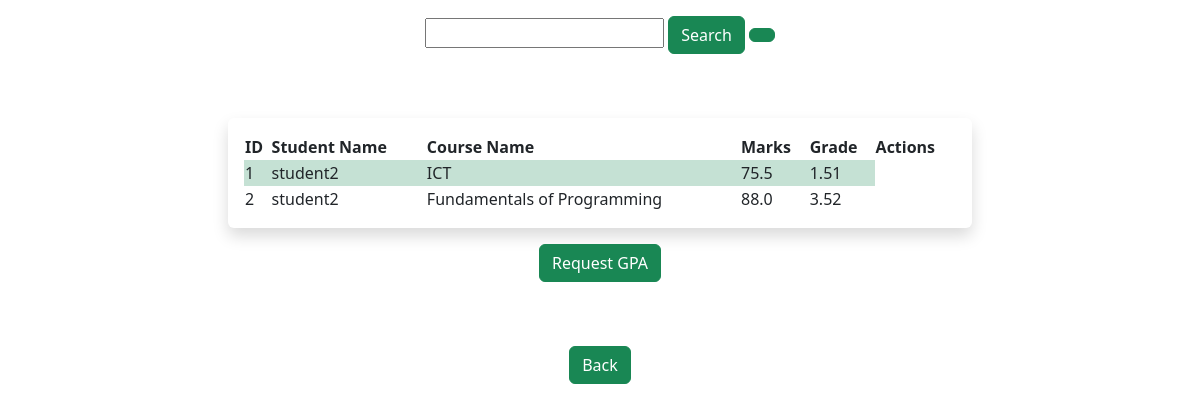
Screenshot of /dashboard_teacher/4/grades/ (signed in) with the database file from the repository.
### taalim/models.py (models this page shows, shortened)
class User(AbstractUser):
    is_student = models.BooleanField(default=False)
    is_teacher = models.BooleanField(default=False)
    GENDERS = (
    ("M", "Male"),
    ("F", "Female"),)
    gender = models.CharField(max_length=1, choices=GENDERS, default="M")
    profile_pic = models.ImageField(null=True, blank=True)
    address = models.TextField(max_length=100, default="")

class CourseResult(models.Model):
    course = models.ForeignKey(Course, on_delete=models.CASCADE, null=True)
    student = models.ForeignKey(User, on_delete=models.CASCADE, limit_choices_to={"is_student": True})
    marks = models.FloatField(default=0, validators=[MinValueValidator(0), MaxValueValidator(100)])
    gpa = models.FloatField(default=0, validators=[MinValueValidator(0), MaxValueValidator(4)])
    created_at = models.DateTimeField(auto_now_add=True)
    updated_at = models.DateTimeField(auto_now=True)

class Course(models.Model):
    course_code = models.CharField(max_length=5)
    course_name = models.CharField(max_length=255)
    credit_hours = models.IntegerField( validators=[
        MinValueValidator(0), MaxValueValidator(30)
    ])
    instructor = models.ForeignKey(User, related_name='teaches', on_delete=models.CASCADE, limit_choices_to={"is_teacher": True})
    created_at = models.DateTimeField(auto_now_add=True)
    updated_at = models.DateTimeField(auto_now=True)
    students = models.ManyToManyField(User, related_name="enrolled_in", blank=True, limit_choices_to={"is_student": True})
    def __str__(self):
        return f"{self.course_name}"

### taalim/views.py (the view)
# urls.py: path("dashboard_teacher/<int:pk>/grades/", views.view_grades, name="view_grades"),
@login_required
def view_grades(request, pk):
    if(request.method == "GET"):
        grades = CourseResult.objects.all()
        search = request.GET.get("search", False)
        if(search):
            query = Q(course__course_name__contains = search)
            grades = CourseResult.objects.filter(query)
    user = request.user
    return render(request, 'taalim/grade-list.html', {
        "grades": grades,
        "user": user,
    })

### taalim/templates/taalim/grade-list.html (shortened to what this page needs)
{% extends './base.html' %}
{%  load static %}
{% load bootstrap5 %}
{% load bootstrap_icons %}
{% block content %}
<div class="container d-flex flex-column justify-content-center align-items-center ">
    <form>
      <input type="text" name="search"       {% if search %} value={{search}} {% endif %}>
      <button type="submit" class="btn btn-success my-3">Search</button>
      <button onclick="window.location='{% url "taalim:view_grades" pk=user.id%}'" class="btn btn-success my-3"> {% bs_icon 'arrow-counterclockwise' %}</button>
    </form>
<div class="shadow p-3 rounded mt-5 col-8" >
<table style="width: 100%;height: 100%; ">
    <tr>
        <th>ID</th>
      <th>Student Name</th>
      <th>Course Name</th>
      <th>Marks</th>
      <th>Grade</th>
      <th>Actions</th>
    </tr>
    {% for grade in grades %}
    {% if user.is_student %}
    {% if user.get_username|stringformat:"s" == grade.student|stringformat:"s" %}
    <tr class="{% cycle "bg bg-success bg-opacity-25" "" %}" >
    <td>{{forloop.counter}}</td>
    <td>{{grade.student}}</td>
      <td>{{grade.course}}</td>
      <td>{{grade.marks}}</td>
      <td>{{grade.gpa|floatformat:2 }}</td>
      {% endif %}
          {% endif %}
    </tr>
    {% endfor %}
  </table>
</div>
{% if user.is_student %}
<button onclick="window.location='{% url "taalim:request_gpa" pk=user.id %}'" class="btn btn-success my-3"> {% bs_icon 'pencil-square' %}Request GPA</button>
{% endif %}
<button onclick="window.location='{% url "taalim:home" %}'" class="btn btn-success mt-5">Back</button>
</div>
{% endblock%}

### rows the page displays
CourseResult: student "student2", course "ICT", marks "75.5", gpa "1.51"
CourseResult: student "student2", course "Fundamentals of Programming", marks "88.0", gpa "3.52"
